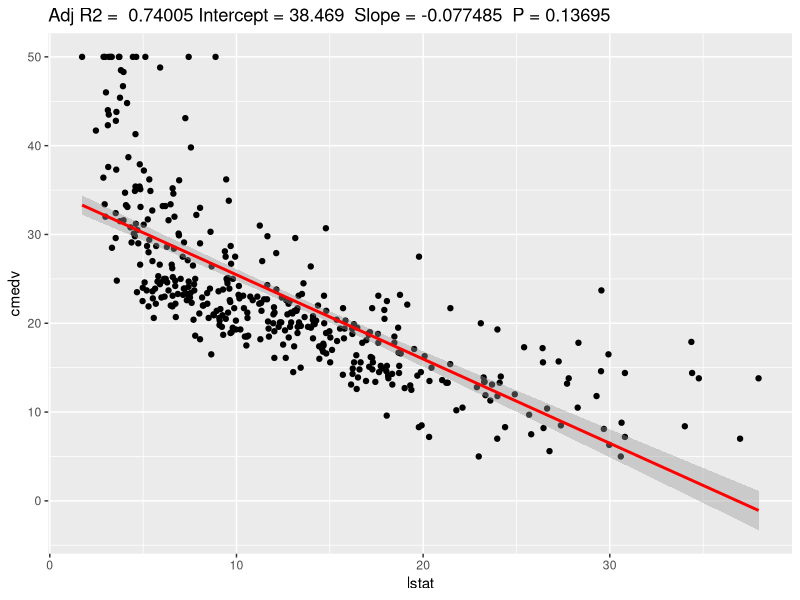

Write R code to recreate this figure.
## ---- chunk 1
knitr::opts_chunk$set(echo = TRUE)
## ---- chunk 2
# Load libraries (install if needed)
# install.packages("tidyverse")
# install.packages("mlbench")

library(tidyverse) # need for functions
library(mlbench) # need for data
## ---- chunk 3
# set working directory (change yours) and set seed
setwd("~/Desktop/Medium Articles/Code/ML Poisoning")
set.seed(2150923)
## ---- chunk 4
# Import Data
data(BostonHousing2)
## ---- chunk 5
# Clean up data
clean_data <- BostonHousing2 %>% 
  select(tract, cmedv, crim, zn, indus, chas, nox, rm, age, dis, rad, tax, ptratio, b, lstat)

# check the data
head(clean_data)
## ---- chunk 6
# split data to train and test
train <- sample_frac(clean_data, size = .8)
test <- anti_join(clean_data, train, by = "tract")

# check the data
head(train)
head(test)
## ---- chunk 7
# make basic model
lm1 <- lm(cmedv ~ . - tract, data = train)

# look at the results
summary(lm1)

# follow step-wise regression to remove insignificant predictors. Remove age first
## ---- chunk 8
# model removing age
lm2 <- lm(cmedv ~ . - tract - age, data = train)

# look at the results
summary(lm2)

# follow step-wise regression to remove insignificant predictors. Remove indus next
## ---- chunk 9
# model removing age and indus
lm3 <- lm(cmedv ~ . - tract - age - indus, data = train)

# look at the results
summary(lm3)

# lm3 has only significant predictors
## ---- chunk 10
# make some predictions
init_preds <- predict(lm3, newdata = test)

# create results object
results <- test %>%
  select(tract, cmedv)

# assemble the results
results$pred_vals <- round(init_preds, 1)
head(results)
## ---- chunk 11
# look at differences in absolute value (reality - pred)
results$differences <- abs(results$cmedv - results$pred_vals)
results
## ---- chunk 12
# plot the model
ggplot(lm3$model, aes_string(x = names(lm3$model)[15], y = names(lm3$model)[1])) + 
  geom_point() +
  stat_smooth(method = "lm", col = "red") +
  labs(title = paste("Adj R2 = ",signif(summary(lm3)$adj.r.squared, 5),
                     "Intercept =",signif(lm3$coef[[1]],5 ),
                     " Slope =",signif(lm3$coef[[2]], 5),
                     " P =",signif(summary(lm3)$coef[2,4], 5)))
## ---- chunk 13
# average amount of differences
mean(results$differences)
## ---- chunk 14
# save the best model for later use
saveRDS(lm3, "./example_model.rds")

# save test data as csv for later import
write.csv(test,"testing_data.csv")

# For best results, clear the environment before moving on
